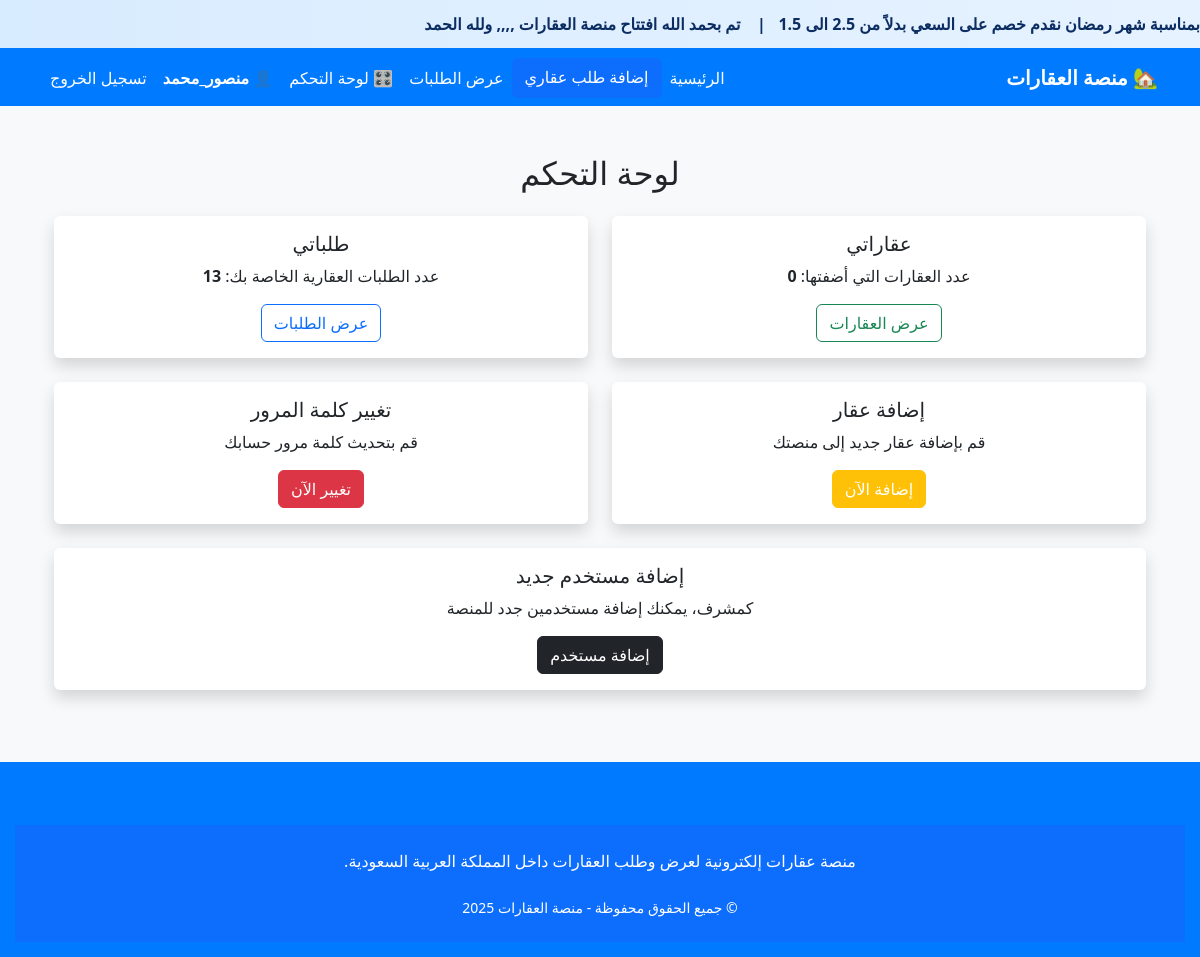
The page /لوحة-التحكم/ (signed in) on the database as committed earlier.
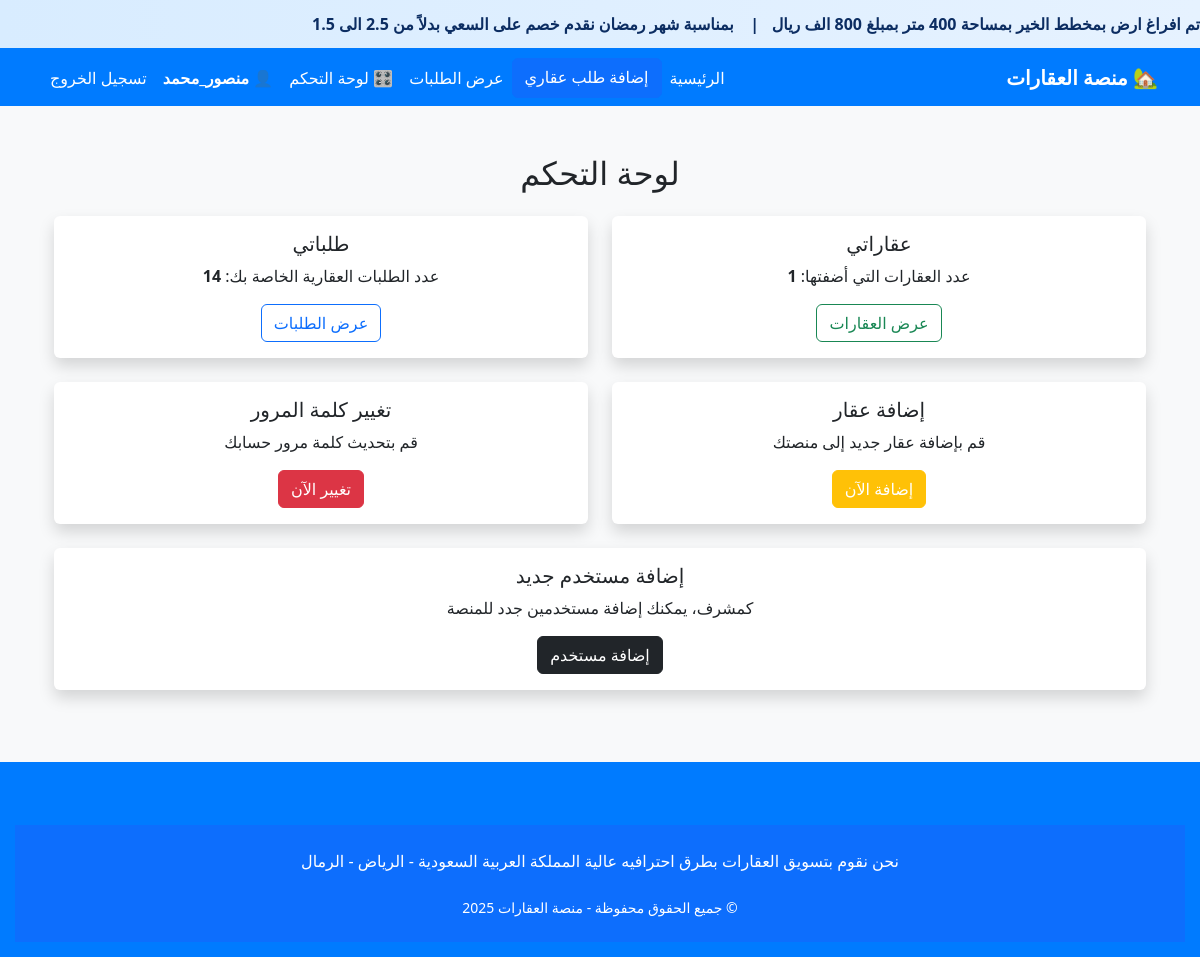
The same page on the database as committed later.
### properties/models.py (models this page shows, shortened)
class News(models.Model):
    title = models.CharField(max_length=255, verbose_name="عنوان الخبر")
    is_active = models.BooleanField(default=True, verbose_name="مفعل؟")
    created_at = models.DateTimeField(auto_now_add=True, verbose_name="تاريخ الإضافة")

class FooterSettings(models.Model):
    about = models.TextField("نبذة عنا", blank=True)
    whatsapp = models.CharField("رقم الواتساب", max_length=20, blank=True)
    twitter = models.URLField("رابط تويتر", blank=True)
    phone = models.CharField("رقم الهاتف", max_length=20, blank=True)
    snapchat = models.URLField("رابط سناب شات", blank=True)
    class Meta:
        verbose_name = "إعدادات الفوتر"
        verbose_name_plural = "إعدادات الفوتر"

### properties/context_processors.py (called while the page is built)
def news_ticker(request):
    news_items = News.objects.filter(is_active=True).order_by('-created_at')
    return {'news_ticker_items': news_items}

def footer_settings(request):
    footer = FooterSettings.objects.first()
    return {'footer': footer}

### properties/views.py (called while the page is built)
@login_required
def dashboard(request):
    total_requests = PropertyRequest.objects.filter(user=request.user).count()
    total_properties = Property.objects.filter(user=request.user).count()
    return render(request, 'properties/dashboard.html', {
        'total_requests': total_requests,
        'total_properties': total_properties,
    })

### properties/templates/properties/dashboard.html (shortened to what this page needs)
{% extends 'base.html' %}
{% load static %}
{% block content %}
<div class="container mt-5">
    <h2 class="text-center mb-4">
        لوحة التحكم
    </h2>
    <div class="row text-center">
        <div class="col-md-6 mb-4">
            <div class="card shadow border-0">
                <div class="card-body">
                    <h5 class="card-title">عقاراتي</h5>
                    <p class="card-text">عدد العقارات التي أضفتها: <strong>{{ total_properties }}</strong></p>
                    <a href="{% url 'my_properties' %}" class="btn btn-outline-success">عرض العقارات</a>
                </div>
            </div>
        </div>
        <div class="col-md-6 mb-4">
            <div class="card shadow border-0">
                <div class="card-body">
                    <h5 class="card-title">طلباتي</h5>
                    <p class="card-text">عدد الطلبات العقارية الخاصة بك: <strong>{{ total_requests }}</strong></p>
                    <a href="{% url 'my_requests' %}" class="btn btn-outline-primary">عرض الطلبات</a>
                </div>
            </div>
        </div>
        <div class="col-md-6 mb-4">
            <div class="card shadow border-0">
                <div class="card-body">
                    <h5 class="card-title">إضافة عقار</h5>
                    <p class="card-text">قم بإضافة عقار جديد إلى منصتك</p>
                    <a href="{% url 'add_property' %}" class="btn btn-warning text-white">إضافة الآن</a>
                </div>
            </div>
        </div>
        <div class="col-md-6 mb-4">
            <div class="card shadow border-0">
                <div class="card-body">
                    <h5 class="card-title">تغيير كلمة المرور</h5>
                    <p class="card-text">قم بتحديث كلمة مرور حسابك</p>
                    <a href="{% url 'password_change' %}" class="btn btn-danger">تغيير الآن</a>
                </div>
            </div>
        </div>
        {% if request.user.is_superuser %}
        <div class="col-md-12 mb-4">
            <div class="card shadow border-0">
                <div class="card-body">
                    <h5 class="card-title">إضافة مستخدم جديد</h5>
                    <p class="card-text">كمشرف، يمكنك إضافة مستخدمين جدد للمنصة</p>
                    <a href="{% url 'add_user' %}" class="btn btn-dark">إضافة مستخدم</a>
                </div>
            </div>
        </div>
        {% endif %}
    </div>
</div>
{% endblock %}

### properties/templates/base.html (shortened to what this page needs)
{% load static %}
<!DOCTYPE html>
<html lang="ar" dir="rtl">
<head>
    <link href="https://cdn.jsdelivr.net/npm/bootstrap@5.3.2/dist/css/bootstrap.rtl.min.css" rel="stylesheet">
    <link rel="stylesheet" href="{% static 'css/style.css' %}">
</head>
<body class="bg-light">
    {% if news_ticker_items %}
    <div class="news-ticker">
        <div class="ticker-content">
          {% for news in news_ticker_items %}
          {{ news.title }}{% if not forloop.last %}&nbsp;&nbsp;&nbsp;|&nbsp;&nbsp;&nbsp;{% endif %}
          {% endfor %}
        </div>
    </div>
    {% endif %}
    <nav class="navbar navbar-expand-lg">
        <div class="container">
            <a class="navbar-brand fw-bold" href="{% url 'home' %}">🏡 منصة العقارات</a>
            <div class="collapse navbar-collapse" id="navbarNav">
                <ul class="navbar-nav ms-auto">
                    <li class="nav-item"><a class="nav-link" href="{% url 'home' %}">الرئيسية</a></li>
                    <a href="{% url 'create_property_request' %}" class="btn btn-primary">إضافة طلب عقاري</a>
                    <li class="nav-item"><a class="nav-link" href="{% url 'property_requests' %}">عرض الطلبات</a></li>
                    {% if user.is_authenticated %}
                        <li class="nav-item"><a class="nav-link" href="{% url 'dashboard' %}">🎛️ لوحة التحكم</a></li>
                        <li class="nav-item">
                            <span class="nav-link fw-bold text-white">👤 {{ user.username }}</span>
                        </li>
                        <li class="nav-item">
                            <form method="post" action="{% url 'logout' %}" style="display:inline;">
                                <button type="submit" class="nav-link btn btn-link text-danger">تسجيل الخروج</button>
                            </form>
                        </li>
                    {% else %}
                        <li class="nav-item"><a class="nav-link" href="{% url 'login' %}">تسجيل الدخول</a></li>
                    {% endif %}
                </ul>
            </div>
        </div>
    </nav>
    <div class="container mt-4">
        {% block content %}
        {% endblock %}
    </div>
    <footer class="footer mt-5">
        <footer class="bg-primary text-white mt-5 py-4">
            <div class="container text-center">
                <p class="mb-2">
                    {{ footer.about|default:"منصة عقارات إلكترونية لعرض وطلب العقارات داخل المملكة العربية السعودية." }}
                </p>
                <p class="mt-3 mb-0 small">© جميع الحقوق محفوظة - منصة العقارات 2025</p>
            </div>
        </footer>
    </footer>
</body>
</html>

Rows that differ between the two databases and show on the page:
no longer on this page (row edited): News: title "تم بحمد الله افتتاح منصة العقارات ,,,, ولله الحمد"
added News: title "تم افراغ ارض بمخطط الخير بمساحة 400 متر بمبلغ 800 الف ريال"
shown differently, row unchanged: News "بمناسبة شهر رمضان نقدم خصم على السعي بدلاً من 2.5 الى 1.5": no longer shows "|"
added FooterSettings: about "نحن نقوم بتسويق العقارات بطرق احترافيه عالية المملكة العربية السعودية - الرياض - الرمال"
Other text that changed with them:
{{ total_properties }}: "0" → "1"
{{ total_requests }}: "13" → "14"
text no longer shown: "منصة عقارات إلكترونية لعرض وطلب العقارات داخل المملكة العربية السعودية."
